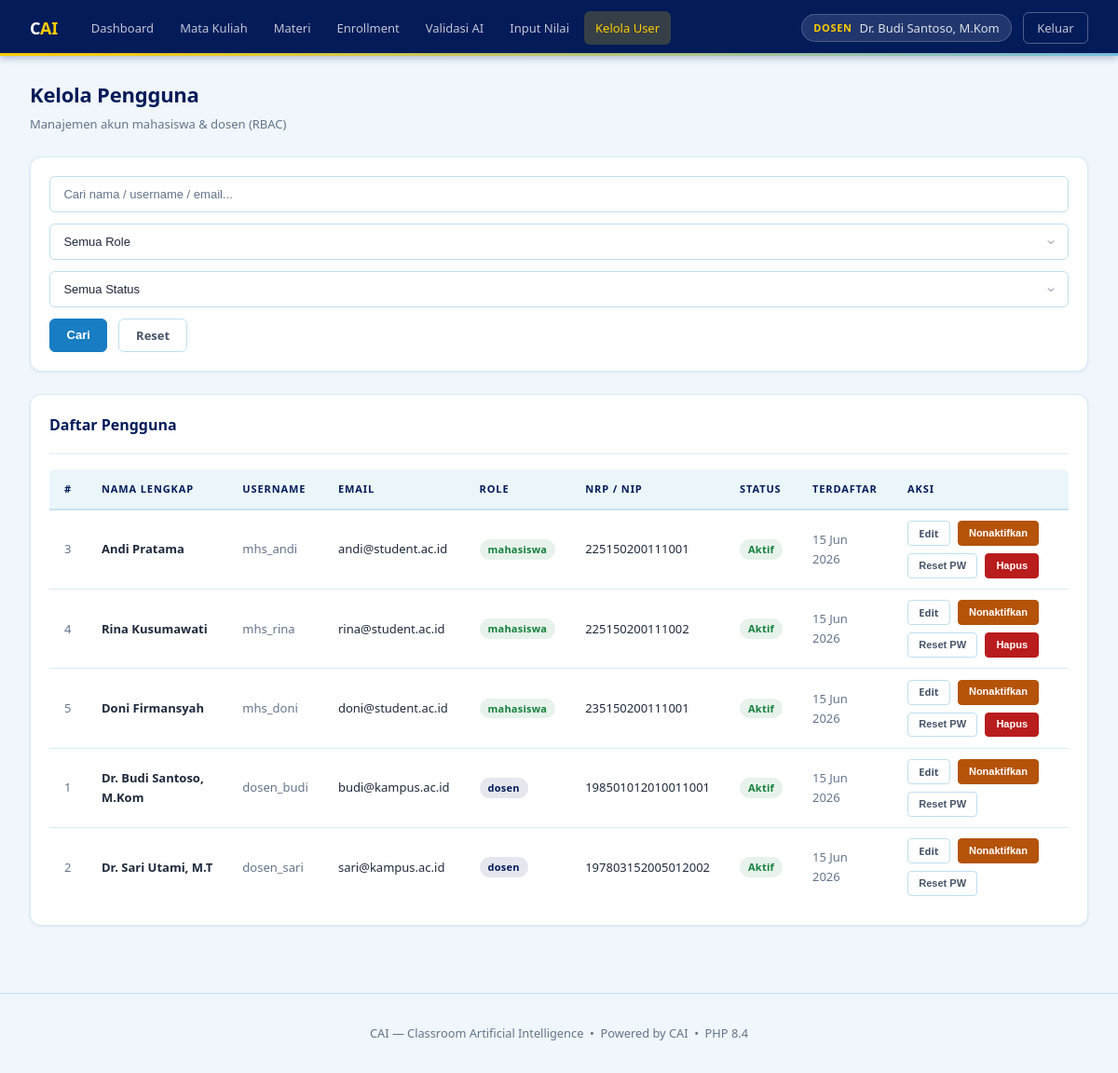
/dosen/kelola_user.php (signed in), run on the app's committed database.
### tables this page shows
CREATE TABLE users (
    id          INT          AUTO_INCREMENT PRIMARY KEY,
    username    VARCHAR(50)  NOT NULL UNIQUE,
    full_name   VARCHAR(100) DEFAULT NULL,
    email       VARCHAR(100) NOT NULL UNIQUE,
    password    VARCHAR(255) NOT NULL,
    role        ENUM('mahasiswa','dosen') NOT NULL,
    nrp_nip     VARCHAR(20)  DEFAULT NULL,
    tahun_masuk YEAR         DEFAULT NULL,
    is_active   TINYINT(1)   NOT NULL DEFAULT 1,
    created_at  TIMESTAMP    DEFAULT CURRENT_TIMESTAMP
);

### includes/auth.php (called while the page is built, shortened)
<?php
function h(string $str): string {
    return htmlspecialchars($str, ENT_QUOTES, 'UTF-8');
}

### dosen/kelola_user.php (the view, shortened to what this page needs)
<?php
require_once __DIR__ . '/../includes/auth.php';
$conn    = Database::getInstance()->getConnection();
$search        = trim($_GET['q'] ?? '');
$where  = [];
$sql = "SELECT id, full_name, username, email, role, nrp_nip, tahun_masuk, is_active, created_at
        FROM users" . ($where ? ' WHERE ' . implode(' AND ', $where) : '') . " ORDER BY role, created_at DESC";
$stmt = $conn->prepare($sql);
$stmt->execute();
$users = $stmt->get_result();
require_once __DIR__ . '/../includes/header.php';
?>
<div class="container">
  <div class="page-header d-flex justify-between align-center">
    <div>
      <h1>Kelola Pengguna</h1>
      <p>Manajemen akun mahasiswa &amp; dosen (RBAC)</p>
    </div>
  </div>
  <div class="card mb-3">
    <form method="GET" class="filter-bar">
      <input type="text" name="q" class="form-control" placeholder="Cari nama / username / email..." value="<?= h($search) ?>">
      <select name="role" class="form-control">
        <option value="">Semua Role</option>
      </select>
      <select name="status" class="form-control">
        <option value="">Semua Status</option>
      </select>
      <button type="submit" class="btn btn-primary">Cari</button>
      <a href="<?= BASE_URL ?>/dosen/kelola_user.php" class="btn btn-ghost">Reset</a>
    </form>
  </div>
  <div class="card">
    <div class="card-header">
      <span class="card-title">Daftar Pengguna</span>
    </div>
    <div class="table-wrap">
      <table>
        <thead>
          <tr>
            <th>#</th>
            <th>Nama Lengkap</th>
            <th>Username</th>
            <th>Email</th>
            <th>Role</th>
            <th>NRP / NIP</th>
            <th>Status</th>
            <th>Terdaftar</th>
            <th>Aksi</th>
          </tr>
        </thead>
        <tbody>
          <?php while ($u = $users->fetch_assoc()): ?>
          <tr>
            <td class="text-muted"><?= $u['id'] ?></td>
            <td class="fw-600"><?= h($u['full_name'] ?? $u['username']) ?></td>
            <td class="text-muted"><?= h($u['username']) ?></td>
            <td><?= h($u['email']) ?></td>
            <td><span class="badge badge-<?= $u['role'] ?>"><?= $u['role'] ?></span></td>
            <td class="text-sm"><?= h($u['nrp_nip'] ?? '&mdash;') ?></td>
            <td>
              <span class="badge badge-<?= $u['is_active'] ? 'active' : 'inactive' ?>">
                <?= $u['is_active'] ? 'Aktif' : 'Nonaktif' ?>
              </span>
            </td>
            <td class="text-sm text-muted"><?= date('d M Y', strtotime($u['created_at'])) ?></td>
            <td>
              <div class="td-actions">
                <a href="?edit=<?= $u['id'] ?><?= $search?"&q=".urlencode($search):'' ?>" class="btn btn-ghost btn-sm">Edit</a>
                <form method="POST" style="display:inline">
                  <button type="submit" class="btn btn-sm <?= $u['is_active'] ? 'btn-warning' : 'btn-success' ?>">
                    <?= $u['is_active'] ? 'Nonaktifkan' : 'Aktifkan' ?>
                  </button>
                </form>
                <form method="POST" style="display:inline">
                  <button type="submit" class="btn btn-ghost btn-sm"
                          onclick="return confirm('Reset password ke admin123?')">
                    Reset PW
                  </button>
                </form>
                <?php if ($u['role'] === 'mahasiswa'): ?>
                <form method="POST" style="display:inline">
                  <button type="submit" class="btn btn-danger btn-sm"
                          onclick="return confirm('Hapus permanen akun <?= h(addslashes($u['username'])) ?>?')">
                    Hapus
                  </button>
                </form>
                <?php endif; ?>
              </div>
            </td>
          </tr>
          <?php endwhile; ?>
        </tbody>
      </table>
    </div>
  </div>
</div>
<?php require_once __DIR__ . '/../includes/footer.php'; ?>

### data on the page
users: id "3", full_name "Andi Pratama", username "mhs_andi", email "andi@student.ac.id", role "mahasiswa", nrp_nip "225150200111001", is_active "Aktif", created_at "15 Jun 2026"
users: id "4", full_name "Rina Kusumawati", username "mhs_rina", email "rina@student.ac.id", role "mahasiswa", nrp_nip "225150200111002", is_active "Aktif", created_at "15 Jun 2026"
users: id "5", full_name "Doni Firmansyah", username "mhs_doni", email "doni@student.ac.id", role "mahasiswa", nrp_nip "235150200111001", is_active "Aktif", created_at "15 Jun 2026"
users: id "1", full_name "Dr. Budi Santoso, M.Kom", username "dosen_budi", email "budi@kampus.ac.id", role "dosen", nrp_nip "198501012010011001", is_active "Aktif", created_at "15 Jun 2026"
users: id "2", full_name "Dr. Sari Utami, M.T", username "dosen_sari", email "sari@kampus.ac.id", role "dosen", nrp_nip "197803152005012002", is_active "Aktif", created_at "15 Jun 2026"

### other printed values
$full_name "Dr. Budi Santoso, M.Kom"
PHP_MAJOR_VERSION "8"
PHP_MINOR_VERSION "4"
